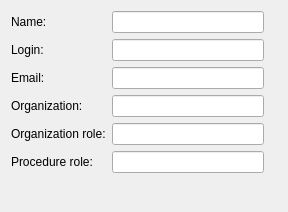
<?xml version="1.0" encoding="UTF-8"?>
<ui version="4.0">
 <class>qCjyxSettingsUserInformationPanel</class>
 <widget class="ctkSettingsPanel" name="qCjyxSettingsUserInformationPanel">
  <property name="geometry">
   <rect>
    <x>0</x>
    <y>0</y>
    <width>288</width>
    <height>212</height>
   </rect>
  </property>
  <property name="sizePolicy">
   <sizepolicy hsizetype="Preferred" vsizetype="Preferred">
    <horstretch>0</horstretch>
    <verstretch>0</verstretch>
   </sizepolicy>
  </property>
  <property name="windowTitle">
   <string>General</string>
  </property>
  <layout class="QGridLayout" name="gridLayout">
   <item row="0" column="0">
    <layout class="QGridLayout" name="gridLayout_2">
     <property name="sizeConstraint">
      <enum>QLayout::SetMinAndMaxSize</enum>
     </property>
     <item row="5" column="1">
      <widget class="QLineEdit" name="ProcedureRoleLineEdit">
       <property name="sizePolicy">
        <sizepolicy hsizetype="Expanding" vsizetype="Minimum">
         <horstretch>0</horstretch>
         <verstretch>0</verstretch>
        </sizepolicy>
       </property>
      </widget>
     </item>
     <item row="4" column="0">
      <widget class="QLabel" name="OrganizationRoleLabel">
       <property name="text">
        <string>Organization role:</string>
       </property>
      </widget>
     </item>
     <item row="1" column="1">
      <widget class="QLineEdit" name="LoginLineEdit">
       <property name="sizePolicy">
        <sizepolicy hsizetype="Expanding" vsizetype="Minimum">
         <horstretch>0</horstretch>
         <verstretch>0</verstretch>
        </sizepolicy>
       </property>
      </widget>
     </item>
     <item row="1" column="0">
      <widget class="QLabel" name="LoginLabel">
       <property name="text">
        <string>Login:</string>
       </property>
      </widget>
     </item>
     <item row="4" column="1">
      <widget class="QLineEdit" name="OrganizationRoleLineEdit">
       <property name="sizePolicy">
        <sizepolicy hsizetype="Expanding" vsizetype="Minimum">
         <horstretch>0</horstretch>
         <verstretch>0</verstretch>
        </sizepolicy>
       </property>
      </widget>
     </item>
     <item row="0" column="0">
      <widget class="QLabel" name="NameLabel">
       <property name="toolTip">
        <string>Directory where scenes are saved to by default</string>
       </property>
       <property name="text">
        <string>Name:</string>
       </property>
      </widget>
     </item>
     <item row="3" column="1">
      <widget class="QLineEdit" name="OrganizationLineEdit">
       <property name="sizePolicy">
        <sizepolicy hsizetype="Expanding" vsizetype="Minimum">
         <horstretch>0</horstretch>
         <verstretch>0</verstretch>
        </sizepolicy>
       </property>
      </widget>
     </item>
     <item row="5" column="0">
      <widget class="QLabel" name="ProcedureRoleLabel">
       <property name="text">
        <string>Procedure role:</string>
       </property>
      </widget>
     </item>
     <item row="3" column="0">
      <widget class="QLabel" name="OrganizationLabel">
       <property name="text">
        <string>Organization:</string>
       </property>
      </widget>
     </item>
     <item row="2" column="1">
      <widget class="QLineEdit" name="EmailLineEdit">
       <property name="sizePolicy">
        <sizepolicy hsizetype="Expanding" vsizetype="Minimum">
         <horstretch>0</horstretch>
         <verstretch>0</verstretch>
        </sizepolicy>
       </property>
      </widget>
     </item>
     <item row="0" column="1">
      <widget class="QLineEdit" name="NameLineEdit">
       <property name="sizePolicy">
        <sizepolicy hsizetype="Expanding" vsizetype="Minimum">
         <horstretch>0</horstretch>
         <verstretch>0</verstretch>
        </sizepolicy>
       </property>
      </widget>
     </item>
     <item row="2" column="0">
      <widget class="QLabel" name="EmailLabel">
       <property name="toolTip">
        <string>Python script that is executed after the application is started</string>
       </property>
       <property name="text">
        <string>Email:</string>
       </property>
      </widget>
     </item>
     <item row="2" column="2">
      <widget class="QLabel" name="EmailValidationLabel">
       <property name="styleSheet">
        <string notr="true">color:red</string>
       </property>
       <property name="text">
        <string/>
       </property>
      </widget>
     </item>
    </layout>
   </item>
   <item row="1" column="0">
    <spacer name="verticalSpacer">
     <property name="orientation">
      <enum>Qt::Vertical</enum>
     </property>
     <property name="sizeHint" stdset="0">
      <size>
       <width>20</width>
       <height>40</height>
      </size>
     </property>
    </spacer>
   </item>
  </layout>
 </widget>
 <customwidgets>
  <customwidget>
   <class>ctkSettingsPanel</class>
   <extends>QWidget</extends>
   <header>ctkSettingsPanel.h</header>
   <container>1</container>
  </customwidget>
 </customwidgets>
 <resources/>
 <connections/>
</ui>
